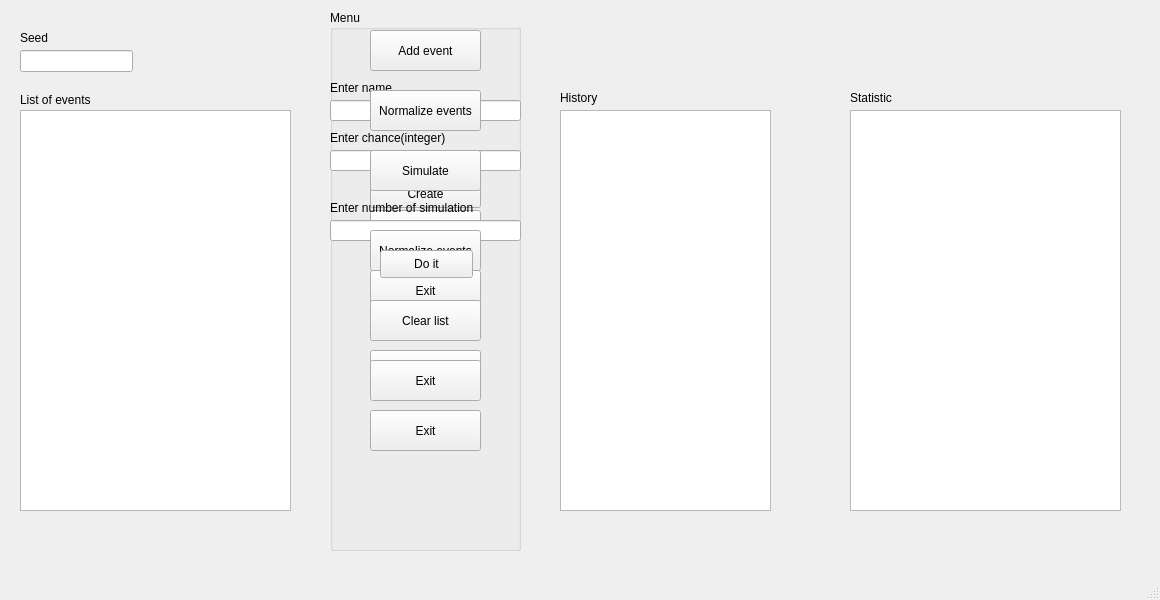
<?xml version="1.0" encoding="UTF-8"?>
<ui version="4.0">
 <class>MainWindow</class>
 <widget class="QMainWindow" name="MainWindow">
  <property name="geometry">
   <rect>
    <x>0</x>
    <y>0</y>
    <width>1160</width>
    <height>600</height>
   </rect>
  </property>
  <property name="windowTitle">
   <string>MainWindow</string>
  </property>
  <widget class="QWidget" name="centralwidget">
   <widget class="QGroupBox" name="groupBox">
    <property name="geometry">
     <rect>
      <x>330</x>
      <y>10</y>
      <width>191</width>
      <height>541</height>
     </rect>
    </property>
    <property name="title">
     <string>Menu</string>
    </property>
    <widget class="QPushButton" name="ButtonNewEvent">
     <property name="geometry">
      <rect>
       <x>40</x>
       <y>20</y>
       <width>111</width>
       <height>41</height>
      </rect>
     </property>
     <property name="text">
      <string>Add event</string>
     </property>
    </widget>
    <widget class="QPushButton" name="ButtonSimulate">
     <property name="geometry">
      <rect>
       <x>40</x>
       <y>280</y>
       <width>111</width>
       <height>41</height>
      </rect>
     </property>
     <property name="text">
      <string>Simulate</string>
     </property>
    </widget>
    <widget class="QPushButton" name="ButtonClear">
     <property name="geometry">
      <rect>
       <x>40</x>
       <y>340</y>
       <width>111</width>
       <height>41</height>
      </rect>
     </property>
     <property name="text">
      <string>Clear list</string>
     </property>
    </widget>
    <widget class="QPushButton" name="ButtonExit">
     <property name="geometry">
      <rect>
       <x>40</x>
       <y>400</y>
       <width>111</width>
       <height>41</height>
      </rect>
     </property>
     <property name="text">
      <string>Exit</string>
     </property>
    </widget>
    <widget class="QLineEdit" name="EnterNameLine">
     <property name="geometry">
      <rect>
       <x>0</x>
       <y>90</y>
       <width>191</width>
       <height>21</height>
      </rect>
     </property>
     <property name="toolTip">
      <string>&lt;html&gt;&lt;head/&gt;&lt;body&gt;&lt;p&gt;This field for entering name&lt;/p&gt;&lt;/body&gt;&lt;/html&gt;</string>
     </property>
     <property name="whatsThis">
      <string>&lt;html&gt;&lt;head/&gt;&lt;body&gt;&lt;p&gt;This field to enter name of event&lt;/p&gt;&lt;/body&gt;&lt;/html&gt;</string>
     </property>
     <property name="text">
      <string/>
     </property>
    </widget>
    <widget class="QLineEdit" name="EnterChanceLine">
     <property name="geometry">
      <rect>
       <x>0</x>
       <y>140</y>
       <width>191</width>
       <height>21</height>
      </rect>
     </property>
     <property name="toolTip">
      <string>&lt;html&gt;&lt;head/&gt;&lt;body&gt;&lt;p&gt;This a field for entering chance(integer)&lt;/p&gt;&lt;/body&gt;&lt;/html&gt;</string>
     </property>
     <property name="whatsThis">
      <string>&lt;html&gt;&lt;head/&gt;&lt;body&gt;&lt;p&gt;This is field to enter chance(integer)&lt;/p&gt;&lt;/body&gt;&lt;/html&gt;</string>
     </property>
     <property name="text">
      <string/>
     </property>
    </widget>
    <widget class="QPushButton" name="ButtonCreate">
     <property name="geometry">
      <rect>
       <x>40</x>
       <y>170</y>
       <width>111</width>
       <height>28</height>
      </rect>
     </property>
     <property name="text">
      <string>Create</string>
     </property>
    </widget>
    <widget class="QLabel" name="EnterNameLabel">
     <property name="geometry">
      <rect>
       <x>0</x>
       <y>70</y>
       <width>81</width>
       <height>16</height>
      </rect>
     </property>
     <property name="text">
      <string>Enter name</string>
     </property>
    </widget>
    <widget class="QLabel" name="EnterChanceLabel">
     <property name="geometry">
      <rect>
       <x>0</x>
       <y>120</y>
       <width>151</width>
       <height>16</height>
      </rect>
     </property>
     <property name="text">
      <string>Enter chance(integer)</string>
     </property>
    </widget>
    <widget class="QPushButton" name="ButtonNormalizeShown">
     <property name="geometry">
      <rect>
       <x>40</x>
       <y>80</y>
       <width>111</width>
       <height>41</height>
      </rect>
     </property>
     <property name="text">
      <string>Normalize events</string>
     </property>
    </widget>
    <widget class="QPushButton" name="ButtonSimulateShown">
     <property name="geometry">
      <rect>
       <x>40</x>
       <y>140</y>
       <width>111</width>
       <height>41</height>
      </rect>
     </property>
     <property name="text">
      <string>Simulate</string>
     </property>
    </widget>
    <widget class="QPushButton" name="ButtonClearShown">
     <property name="geometry">
      <rect>
       <x>40</x>
       <y>200</y>
       <width>111</width>
       <height>41</height>
      </rect>
     </property>
     <property name="text">
      <string>Clear list</string>
     </property>
    </widget>
    <widget class="QPushButton" name="ButtonExitShown">
     <property name="geometry">
      <rect>
       <x>40</x>
       <y>260</y>
       <width>111</width>
       <height>41</height>
      </rect>
     </property>
     <property name="text">
      <string>Exit</string>
     </property>
    </widget>
    <widget class="QLineEdit" name="EnterNumberOfSimulationLine">
     <property name="geometry">
      <rect>
       <x>0</x>
       <y>210</y>
       <width>191</width>
       <height>21</height>
      </rect>
     </property>
     <property name="toolTip">
      <string>&lt;html&gt;&lt;head/&gt;&lt;body&gt;&lt;p&gt;This a field for entering chance(integer)&lt;/p&gt;&lt;/body&gt;&lt;/html&gt;</string>
     </property>
     <property name="whatsThis">
      <string>&lt;html&gt;&lt;head/&gt;&lt;body&gt;&lt;p&gt;This is field to enter chance(integer)&lt;/p&gt;&lt;/body&gt;&lt;/html&gt;</string>
     </property>
     <property name="text">
      <string/>
     </property>
    </widget>
    <widget class="QLabel" name="EnterNumberOfSimulationLabel">
     <property name="geometry">
      <rect>
       <x>0</x>
       <y>190</y>
       <width>161</width>
       <height>16</height>
      </rect>
     </property>
     <property name="text">
      <string>Enter number of simulation</string>
     </property>
    </widget>
    <widget class="QPushButton" name="ButtonExitShown_2">
     <property name="geometry">
      <rect>
       <x>40</x>
       <y>350</y>
       <width>111</width>
       <height>41</height>
      </rect>
     </property>
     <property name="text">
      <string>Exit</string>
     </property>
    </widget>
    <widget class="QPushButton" name="ButtonClearShown_2">
     <property name="geometry">
      <rect>
       <x>40</x>
       <y>290</y>
       <width>111</width>
       <height>41</height>
      </rect>
     </property>
     <property name="text">
      <string>Clear list</string>
     </property>
    </widget>
    <widget class="QPushButton" name="Button_Normalise">
     <property name="geometry">
      <rect>
       <x>40</x>
       <y>220</y>
       <width>111</width>
       <height>41</height>
      </rect>
     </property>
     <property name="text">
      <string>Normalize events</string>
     </property>
    </widget>
    <widget class="QPushButton" name="ButtonDoIt1">
     <property name="geometry">
      <rect>
       <x>50</x>
       <y>240</y>
       <width>93</width>
       <height>28</height>
      </rect>
     </property>
     <property name="text">
      <string>Do it</string>
     </property>
    </widget>
   </widget>
   <widget class="QListWidget" name="ListResult">
    <property name="geometry">
     <rect>
      <x>560</x>
      <y>110</y>
      <width>211</width>
      <height>401</height>
     </rect>
    </property>
   </widget>
   <widget class="QListWidget" name="ListEvents">
    <property name="geometry">
     <rect>
      <x>20</x>
      <y>110</y>
      <width>271</width>
      <height>401</height>
     </rect>
    </property>
   </widget>
   <widget class="QLabel" name="Events">
    <property name="geometry">
     <rect>
      <x>20</x>
      <y>90</y>
      <width>81</width>
      <height>20</height>
     </rect>
    </property>
    <property name="text">
     <string>List of events</string>
    </property>
   </widget>
   <widget class="QLabel" name="History">
    <property name="geometry">
     <rect>
      <x>560</x>
      <y>90</y>
      <width>55</width>
      <height>16</height>
     </rect>
    </property>
    <property name="text">
     <string>History</string>
    </property>
   </widget>
   <widget class="QLineEdit" name="EnterSeed">
    <property name="geometry">
     <rect>
      <x>20</x>
      <y>50</y>
      <width>113</width>
      <height>22</height>
     </rect>
    </property>
   </widget>
   <widget class="QLabel" name="SeedLabel">
    <property name="geometry">
     <rect>
      <x>20</x>
      <y>30</y>
      <width>55</width>
      <height>16</height>
     </rect>
    </property>
    <property name="text">
     <string>Seed</string>
    </property>
   </widget>
   <widget class="QListWidget" name="ListStatistic">
    <property name="geometry">
     <rect>
      <x>850</x>
      <y>110</y>
      <width>271</width>
      <height>401</height>
     </rect>
    </property>
   </widget>
   <widget class="QLabel" name="StatsLabel">
    <property name="geometry">
     <rect>
      <x>850</x>
      <y>90</y>
      <width>55</width>
      <height>16</height>
     </rect>
    </property>
    <property name="text">
     <string>Statistic</string>
    </property>
   </widget>
  </widget>
  <widget class="QMenuBar" name="menubar">
   <property name="geometry">
    <rect>
     <x>0</x>
     <y>0</y>
     <width>1160</width>
     <height>26</height>
    </rect>
   </property>
  </widget>
  <widget class="QStatusBar" name="statusbar"/>
 </widget>
 <resources/>
 <connections/>
</ui>
